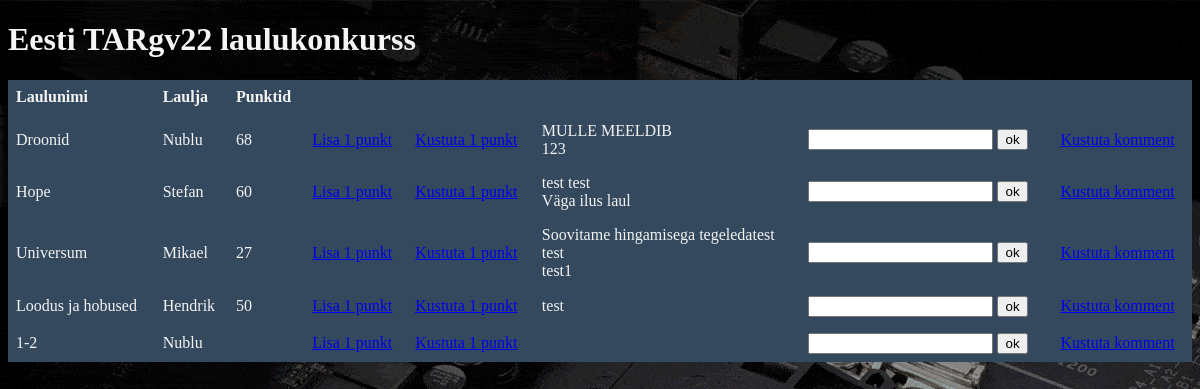
The page /baas/eestilaul.php on the database its author committed.
### tables this page shows
CREATE TABLE `eestilaul` (
  `id` int(11) NOT NULL,
  `laulunimi` varchar(50) NOT NULL,
  `laulja` varchar(50) DEFAULT NULL,
  `punktid` int(11) DEFAULT NULL,
  `kommentaarid` text DEFAULT NULL,
  `avalik` int(11) DEFAULT 1
);

### baas/eestilaul.php (the view, shortened to what this page needs)
<!DOCTYPE html>
<html lang="et">
<head>
    <link rel="stylesheet" type="text/css" href="style/style.css">
</head>
<body>
<h1>Eesti TARgv22 laulukonkurss</h1>
<table>
    <tr>
        <th>Laulunimi</th>
        <th>Laulja</th>
        <th>Punktid</th>
    </tr>
    <?php
    global $yhendus;
    $kask = $yhendus->prepare("SELECT id, laulunimi, laulja, punktid, kommentaarid FROM eestilaul");
    $kask->bind_result($id, $laulunimi, $laulja, $punktid, $kommentaarid);
    $kask->execute();
    while ($kask->fetch()){
        echo "<tr>";
        echo "<td>".$laulunimi."</td>";
        echo "<td>".$laulja."</td>";
        echo "<td>".$punktid."</td>";
        echo "<td><a href='?healaul=$id'>Lisa 1 punkt</a></td>";
        echo "<td><a href='?halblaul=$id'>Kustuta 1 punkt</a></td>";
        echo "<td>".nl2br(htmlspecialchars($kommentaarid))."</td>";
        echo "<td>
<form action='?'>
<input type='hidden' value='$id' name='uuskomment'>
<input type='text' name='komment'>
<input type='submit' value='ok'>
</form>
</td>";
        echo "<td><a href='?kustutakomment=$id'>Kustuta komment</a></td>";
        echo "</tr>";
    }
    ?>
</table>
</body>
</html>

### style/style.css (style rules this page uses)
table { width: 100%; border-collapse: collapse; background: #34495e; color: #f3f3f3; }
td, th { padding: 8px; text-align: left; }
body { color: whitesmoke; background-image: url("gif.gif"); }

### rows shown on the page
eestilaul: laulunimi "Droonid", laulja "Nublu", punktid "68", kommentaarid "MULLE MEELDIB 123"
eestilaul: laulunimi "Hope", laulja "Stefan", punktid "60", kommentaarid "test test Väga ilus laul"
eestilaul: laulunimi "Universum", laulja "Mikael", punktid "27", kommentaarid "Soovitame hingamisega tegeledatest test test1"
eestilaul: laulunimi "Loodus ja hobused", laulja "Hendrik", punktid "50", kommentaarid "test"
eestilaul: laulunimi "1-2", laulja "Nublu"
